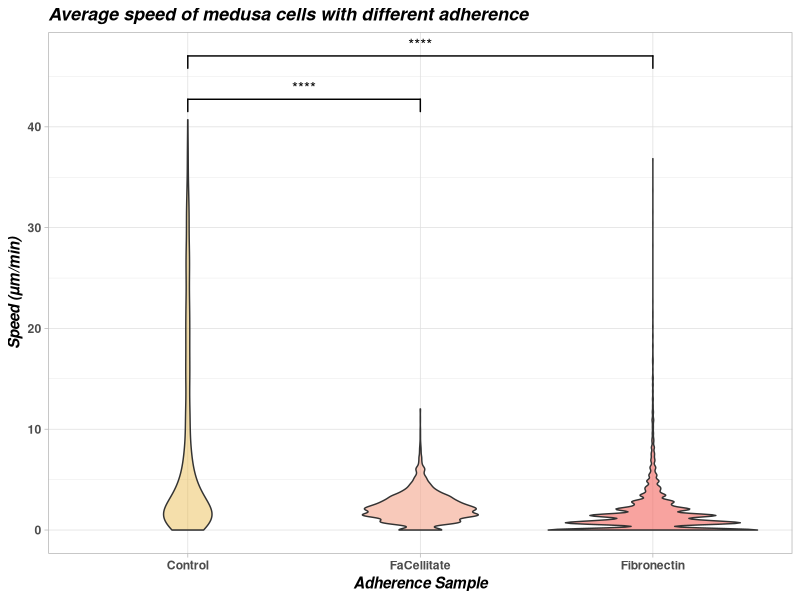
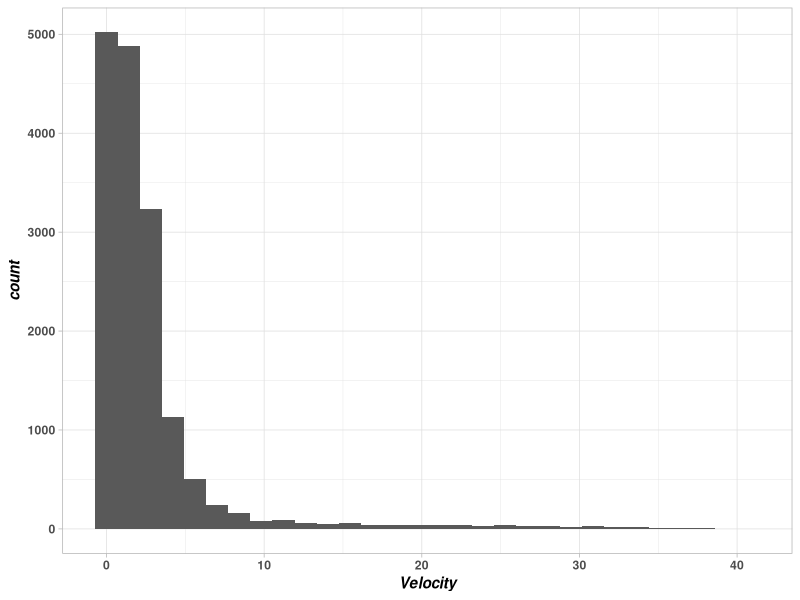

Write the R code that produced these figures, in order.
###########################################################################################################
##                                                                                                       ##
## Title: Medusa cell speed and movement in environments with different adherence to the substrate       ##
## Author: Fernando J. Bascon                                                                            ##
## Affiliations: Multicellgenome Lab, Institut de Biologia Evolutiva, CSIC-UPF                           ##
## Date: 2023-2026                                                                                       ##
##                                                                                                       ##
###########################################################################################################

## The objective of this experiment was to analyse which was the role of the attachment of the Medusa cells
## to the substrate during their movement. For this purpose, we treated the plates where the Medusa cells were
## filmed moving with 3 different conditions: 
##    - Control: untreated surface, 37 Medusa cells, same ones used in MedusaMovementAnalysis folder
##    - Fibronectin: increased surface attachment, 45 Medusa cells
##    - FaCellitate: decreased surface attachment, 31 Medusa cells

## The videos were then analysed with Fiji (1), using the Manual Tracking Pluggin (2). The data obtained from
## this was compiled in a file called AttachmentRawData.csv located in the same folder as this document. 
## This data was then analysed using R. The R packages used are: 
## - ggplot2 (3) for the graphics generation
## - ggsignif (4) for adding the statistical significance to the plots

library(ggplot2)
library(ggsignif)

DATA <- read.table("AttachmentRawData.csv", header=T, sep=";")

ggplot(DATA, aes(x=Sample, y=Velocity, fill=Sample)) +
  geom_violin() + 
  labs(title = "Average speed of medusa cells with different adherence", x="Adherence Sample", y="Speed (µm/min)") +
  theme_light() +
  theme(axis.title = element_blank()) +
  scale_fill_manual(values=c("#E6AF2E66","#F3A68D99","#F3665F99")) +
  theme(axis.title = element_text(face = "bold.italic", size = 11)) +
  theme(plot.title = element_text(face = "bold.italic", size = 13)) +
  theme(axis.text = element_text(face = "bold"))  +
  geom_signif(data=DATA,comparisons=list(c("Control","FaCellitate")),map_signif_level = TRUE,annotations="****") +
  geom_signif(data=DATA,comparisons=list(c("Control","Fibronectin")),map_signif_level = TRUE,annotations="****", y_position = 45) +
  theme(legend.position = "none")

summary(DATA[(DATA$Sample == "Control"),]) ## Mean: 7.484µm/min
summary(DATA[(DATA$Sample == "Fibronectin"),]) ## Mean: 1.724µm/min
summary(DATA[(DATA$Sample == "FaCellitate"),]) ## Mean: 2.290µm/min

## Before dping the statistical analysis comparing each condition, we need to test the normal distribution
## of the data to choose the best test possible. Our dataset has more than 5000 observations, making it 
## imposible to use the Shapiro Test. We decided to plot the data in histograms and chech visually:

ggplot(DATA, aes(x=Velocity)) +
  geom_histogram() + 
  theme_light() +
  theme(axis.title = element_blank()) +
  scale_fill_manual(values=c("#E6AF2E66","#F3A68D99","#F3665F99")) +
  theme(axis.title = element_text(face = "bold.italic", size = 11)) +
  theme(plot.title = element_text(face = "bold.italic", size = 13)) +
  theme(axis.text = element_text(face = "bold"))  +
  theme(legend.position = "none")

## Since the data does not have a normal distribution, we decided to use Wilcoxon Test for the statistical analysis:
wilcox.test(DATA[(DATA$Sample == "Control"),]$Velocity, DATA[(DATA$Sample == "Fibronectin"),]$Velocity) # p-value < 2.2e-16
wilcox.test(DATA[(DATA$Sample == "Control"),]$Velocity, DATA[(DATA$Sample == "FaCellitate"),]$Velocity) # p-value < 2.2e-16

###########################################################################################################

## Citations:
## 1. Schindelin, J., Arganda-Carreras, I., Frise, E. et al. Fiji: an open-source platform for 
##    biological-image analysis. Nat Methods 9, 676-682 (2012). https://doi.org/10.1038/nmeth.2019
## 2. Cordeli?res, F.P. Manual Tracking Plugin, Fiji, Available online: 
##    https://imagej.net/ij/plugins/track/track.html
## 3. H. Wickham. ggplot2: Elegant Graphics for Data Analysis. Springer-Verlag New York, 2016.
## 4. Ahlmann-Eltze, C., & Patil, I. (2021). ggsignif: R Package for Displaying Significance Brackets for 'ggplot2'. 
##    PsyArxiv. doi:10.31234/osf.io/7awm6
